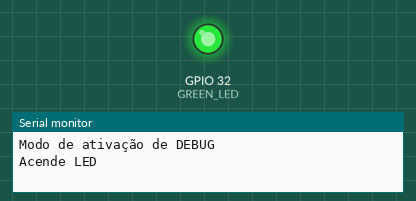
A sketch run on a simulated ESP32. Shown: output pins drawn as LEDs (lit = HIGH), the last lines printed to the serial monitor.

Above: at 0.5 s.
At 8.0 s:
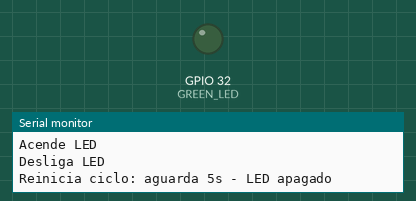
Timing chart, 0 to 14.3 s (numbered marks = the images above):
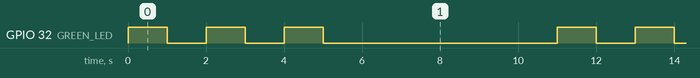

Measured:
- by itself, GPIO 32 (GREEN_LED): repeats every 11.0 s: 2 × (LOW 1.0 s, HIGH 1.0 s), LOW 6.0 s, HIGH 1.0 s
- by itself, everything shown: repeats every 11.0 s, in 6 steps

The sketch:

sketch_aug19a_-_setup.ino
```cpp
#define GREEN_LED 32
#define DEBUG_MODE

void setup() {
  pinMode(GREEN_LED,OUTPUT);
  Serial.begin(9600);
  #ifdef DEBUG_MODE
  Serial.println("Modo de ativação de DEBUG");
  #endif

}

void loop() {

  for(int i = 0; i< 3; i++){
    #ifdef DEBUG_MODE
    Serial.println("Acende LED");
    #endif
    digitalWrite(GREEN_LED, HIGH);
    delay(1000);
    #ifdef DEBUG_MODE
    Serial.println("Desliga LED");
    #endif
    digitalWrite(GREEN_LED, LOW);
    delay(1000);

    }


    #ifdef DEBUG_MODE
    Serial.println("Reinicia ciclo: aguarda 5s - LED apagado");
    #endif
    delay(5000);


}
```
